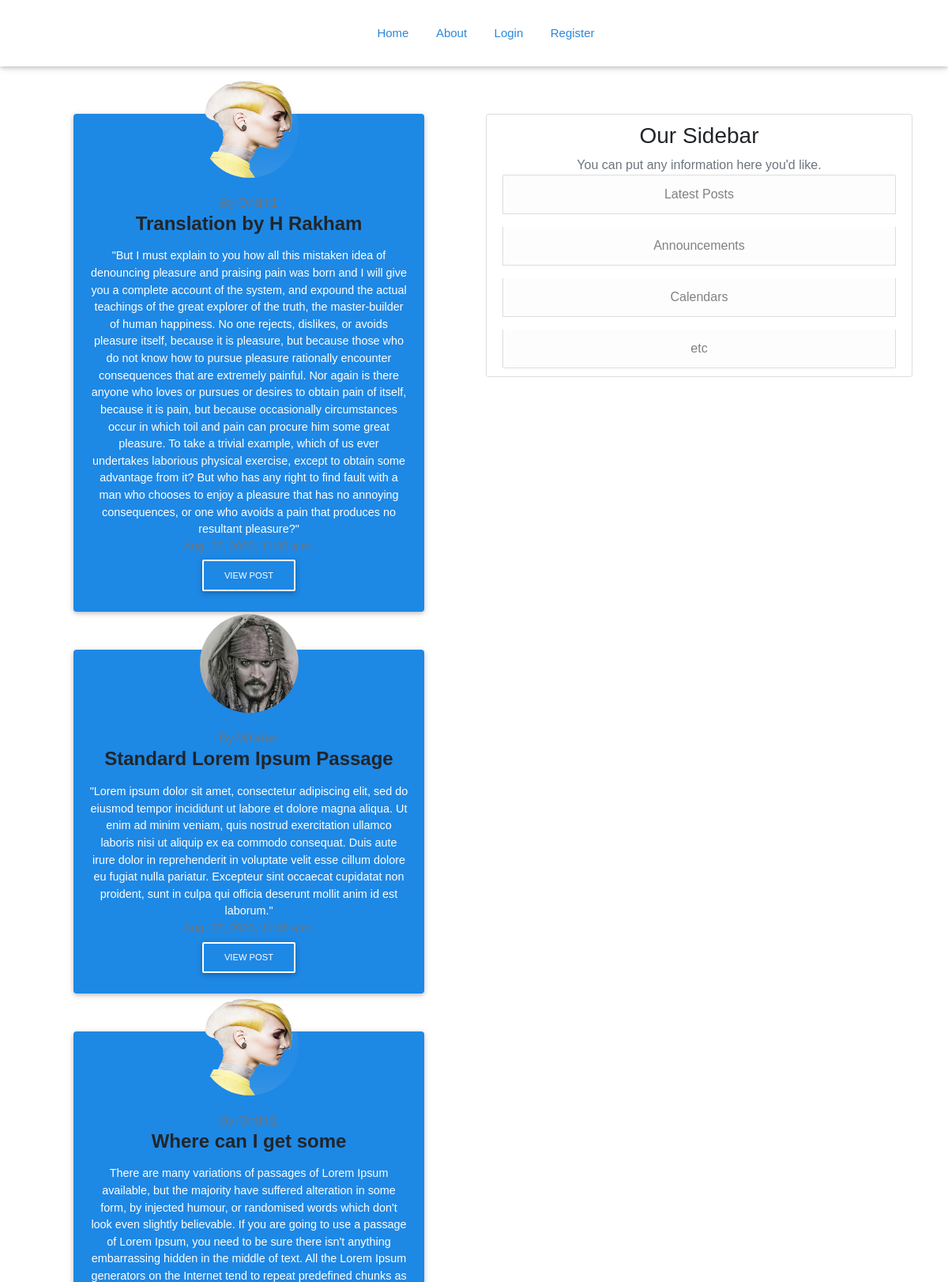
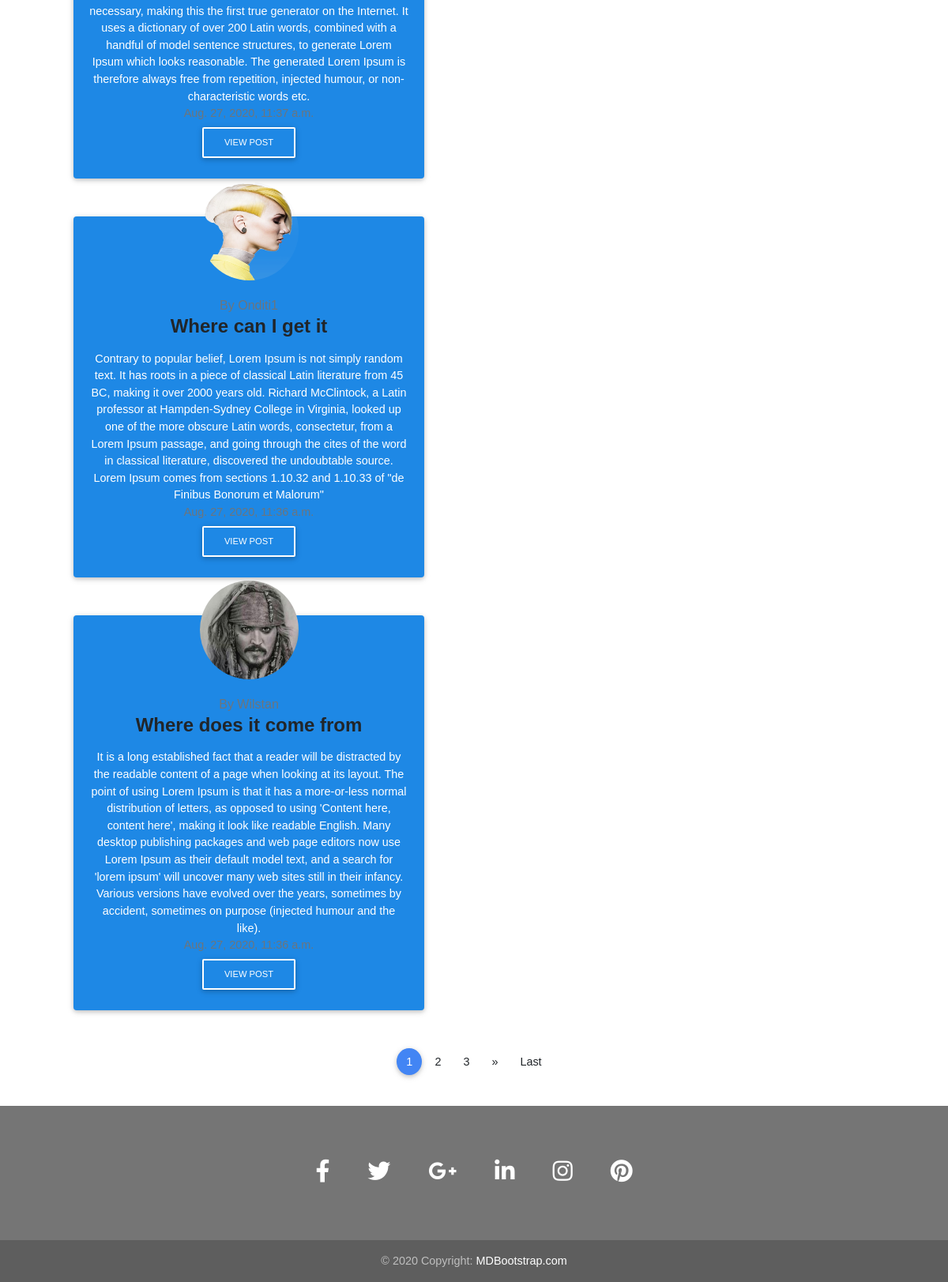
The page / on the database its author committed (2 pictures, top to bottom).
### blog/models.py (models this page shows, shortened)
class Post(models.Model):
    title = models.CharField(max_length=100)
    content = models.TextField()
    date_posted = models.DateTimeField(default=timezone.now)
    author = models.ForeignKey(User, on_delete=models.CASCADE)

### users/models.py (models this page shows, shortened)
class Profile(models.Model):
    user = models.OneToOneField(User, on_delete=models.CASCADE)
    image = models.ImageField(default='default.jpg', upload_to='profile_pics')

### blog/views.py (the view)
# urls.py: path('', PostListView.as_view(), name='blog-home'),
class PostListView(ListView):
    model = Post
    template_name = 'blog/home.html'
    context_object_name = 'posts'
    ordering = '-date_posted'
    paginate_by = 5

### blog/templates/blog/home.html (shortened to what this page needs)
{% extends "blog/base.html" %}
{% block content %}
    <div class="container text-center">
        <div class="row pt-5 mt-5">
            <div class="col-md-6">
                {% for post in posts %}
                    <div class="card mt-5 m-5 blue darken-1">
                        <div class="avatar mx-auto" style="margin-top: -10%;">
                            <img src="{{ post.author.profile.image.url }}" class="rounded-circle" style="height: 125px; width: 125px" alt="Sample avatar image.">
                        </div>
                        <div class="card-body text-center">
                            <a class="text-muted" href="{% url 'user-posts' post.author.username %}" style="color: aliceblue;">By {{ post.author }} </a>
                            <h4 class="card-title font-weight-bold cyan-lighter-hover mb-3">{{ post.title }}</h4>
                            <p class="card-text white-text">{{ post.content }}</p>
                            <p class="card-text text-muted">{{ post.date_posted  }}</p>
                            <a href="{% url 'post-detail' post.id %}" class="btn btn-outline-white btn-md waves-effect">View Post</a>
                        </div>
                    </div>
                {% endfor %}
            </div>
            <div class="col-md-6 mt-5">
                <div class="content-section">
                  <h3>Our Sidebar</h3>
                  <p class='text-muted'>You can put any information here you'd like.
                    <ul class="list-group">
                      <li class="list-group-item list-group-item-light">Latest Posts</li>
                      <li class="list-group-item list-group-item-light">Announcements</li>
                      <li class="list-group-item list-group-item-light">Calendars</li>
                      <li class="list-group-item list-group-item-light">etc</li>
                    </ul>
                  </p>
                </div>
            </div>
        </div>
    </div>
    <nav aria-label="Page navigation example">
        <ul class="pagination pagination-circle pg-blue">
            {% if is_paginated %}
                {% for num in page_obj.paginator.page_range %}
                    {% if page_obj.number == num %}
                        <li class="page-item active"><a class="page-link" href="?page={{ num }}">{{ num }}</a></li>
                    {% elif num > page_obj.number|add:'-3' and num < page_obj.number|add:'3' %}
                        <li class="page-item"><a class="page-link" href="?page={{ num }}">{{ num }}</a></li>
                    {% endif %}
                {% endfor %}
                {% if page_obj.has_next %}
                    <li class="page-item">
                        <a class="page-link" aria-label="Next" href="?page={{ page_obj.next_page_number }}">
                        <span aria-hidden="true">&raquo;</span>
                        </a>
                    </li>
                    <li class="page-item"><a class="page-link" href="?page={{ page_obj.paginator.num_pages }}">Last</a></li>
                {% endif %}
            {% endif %}
        </ul>
    </nav>
{% endblock content %}

### blog/static/blog/css/style.css (style rules this page uses)
* { text-decoration: none; font-family: "Ubuntu",sans-serif; box-sizing: border-box; }
.content-section { background: #ffffff; padding: 10px 20px; border: 1px solid #dddddd; border-radius: 3px; margin-bottom: 20px; position: -webkit-sticky; position: sticky; top: 0; }

### rows shown on the page
Post: author.profile.image (picture), title "Translation by H Rakham", content "\"But I must explain to you how all this mistaken idea of denouncing pleasure and praising pain was born and I will give you a complete account of the system, and expound the actual teachings of the great explorer of the truth, the master-builder of human happiness. No one rejects, dislikes, or avoids pleasure itself, because it is pleasure, but because those who do not know how to pursue pleasure rationally encounter consequences that are extremely painful. Nor again is there anyone who loves or pursues or desires to obtain pain of itself, because it is pain, but because occasionally circumstances occur in which toil and pain can procure him some great pleasure. To take a trivial example,…"
Post: author.profile.image (picture), title "Standard Lorem Ipsum Passage", content "\"Lorem ipsum dolor sit amet, consectetur adipiscing elit, sed do eiusmod tempor incididunt ut labore et dolore magna aliqua. Ut enim ad minim veniam, quis nostrud exercitation ullamco laboris nisi ut aliquip ex ea commodo consequat. Duis aute irure dolor in reprehenderit in voluptate velit esse cillum dolore eu fugiat nulla pariatur. Excepteur sint occaecat cupidatat non proident, sunt in culpa qui officia deserunt mollit anim id est laborum.\""
Post: author.profile.image (picture), title "Where can I get some", content "There are many variations of passages of Lorem Ipsum available, but the majority have suffered alteration in some form, by injected humour, or randomised words which don't look even slightly believable. If you are going to use a passage of Lorem Ipsum, you need to be sure there isn't anything embarrassing hidden in the middle of text. All the Lorem Ipsum generators on the Internet tend to repeat predefined chunks as necessary, making this the first true generator on the Internet. It uses a dictionary of over 200 Latin words, combined with a handful of model sentence structures, to generate Lorem Ipsum which looks reasonable. The generated Lorem Ipsum is therefore always free from…"
Post: author.profile.image (picture), title "Where can I get it", content "Contrary to popular belief, Lorem Ipsum is not simply random text. It has roots in a piece of classical Latin literature from 45 BC, making it over 2000 years old. Richard McClintock, a Latin professor at Hampden-Sydney College in Virginia, looked up one of the more obscure Latin words, consectetur, from a Lorem Ipsum passage, and going through the cites of the word in classical literature, discovered the undoubtable source. Lorem Ipsum comes from sections 1.10.32 and 1.10.33 of \"de Finibus Bonorum et Malorum\""
Post: author.profile.image (picture), title "Where does it come from", content "It is a long established fact that a reader will be distracted by the readable content of a page when looking at its layout. The point of using Lorem Ipsum is that it has a more-or-less normal distribution of letters, as opposed to using 'Content here, content here', making it look like readable English. Many desktop publishing packages and web page editors now use Lorem Ipsum as their default model text, and a search for 'lorem ipsum' will uncover many web sites still in their infancy. Various versions have evolved over the years, sometimes by accident, sometimes on purpose (injected humour and the like)."

### other values the page prints
{{ num }} "1"
{{ num }} "2" "3"
